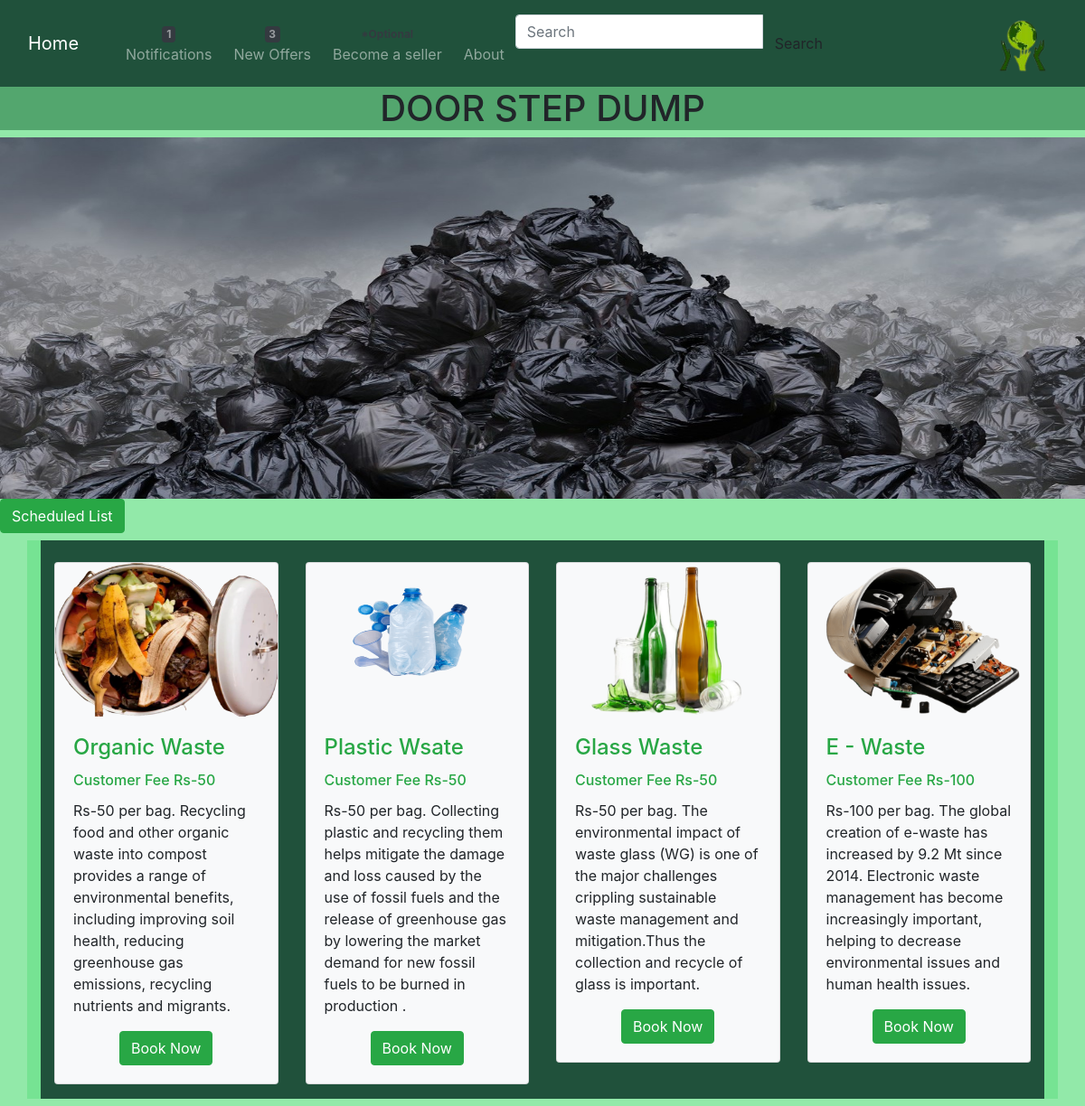
Page /customer/h on the committed database.
### customer/models.py (models this page shows)
class Categories(models.Model):
    category=models.CharField(max_length=100)
    customer_fee=models.IntegerField()
    description=models.CharField(max_length=300)
    image=models.FileField(upload_to='profile_images')

### customer/views.py (the view)
# urls.py: path('h',Userhome.as_view(),name='userh'),
class Userhome(ListView):
    template_name='userhome.html'
    model=Categories
    context_object_name='waste'

### customer/templates/userhome.html (shortened to what this page needs)
{% extends 'basereg.html' %}
{% load static %}
{% block nav %}
<h1 class="text-center" >DOOR STEP DUMP</h1>
 <div class="carousel">
    <img src="{% static 'images\waste.jpg'  %}" alt="image" height="400px "width='100%' >
  </div>
    <a href="{% url 'blist'  %}" class="btn btn-success">Scheduled List</a>
    <div class="container" id="c1">
      <div class="container my-2">
        <br>
        <div class="row">
          {% for i in waste %}
            <div class="col-md-3">
                <div class="card mb-3 bg-light">
                    <img src="{{i.image}}" id="b1"
                    class="card-img-top" alt=" " />
                    <div class="card-body text-center">
                        <h4 class="card-title text-success text-left"> {{i.category}}</h4>
                        <h6 class="card-title text-success text-left"> Customer Fee Rs-{{i.customer_fee}}</h6>
                        <p class="card-text text-left">{{i.description}}</p>
                        <a href="{% url 'book' i.id %}" class="btn btn-success">Book Now</a>
                    </div>
                </div>
            </div>
          {% endfor %}
        </div>
      </div>
    </div>
      {% endblock nav %}

### customer/templates/basereg.html (shortened to what this page needs)
{% load static %}
<!doctype html>
<html lang="en">
  <head>
    <link rel="stylesheet" href="{% static 'css\uhlist.css' %}">
    <link rel="stylesheet" href="https://stackpath.bootstrapcdn.com/bootstrap/4.3.1/css/bootstrap.min.css">
  </head>
  <body style="background-color: #6ce28cbd;">
<nav class="navbar navbar-expand-lg navbar-dark gradient-custom">
    <div class="container-fluid">
      <a class="navbar-brand" href="#">Home</a>
      <div class="collapse navbar-collapse" id="navbarSupportedContent">
        <ul class="navbar-nav me-auto d-flex flex-row mt-3 mt-lg-0">
          <li class="nav-item text-center mx-2 mx-lg-1">
            <a class="nav-link active" aria-current="page" href="#!">
            </a>
          </li>
          <li class="nav-item text-center mx-2 mx-lg-1">
            <a class="nav-link" href="#!">
              <div>
                <span class="badge  bg-dark">1</span>
              </div>
              Notifications
            </a>
          </li>
          <li class="nav-item text-center mx-2 mx-lg-1">
            <a class="nav-link " aria-disabled="true" href="#!">
              <div>
                <span class="badge  bg-dark">3</span>
              </div>
              New Offers
            </a>
          </li>
        <ul class="navbar-nav ms-auto d-flex flex-row mt-3 mt-lg-0">
          <li class="nav-item text-center mx-2 mx-lg-1">
            <a class="nav-link" href="#!">
              <div>
                <span class="badge rounded-pill badge-notification bg-transparent text-dark">*Optional </span>
              </div>
              Become a seller
            </a>
          </li>
          <li class="nav-item text-center mx-2 mx-lg-1">
            <a class="nav-link" href="#!">
              <div>
                <span class="badge rounded-pill badge-notification bg-transparent"> </span>
              </div>
              About
            </a>
          </li>
        </ul>
        <form class="d-flex input-group w-auto my-3 my-lg-0">
          <input type="search" class="form-control" placeholder="Search" aria-label="Search" />
          <button class="btn btn-outline-white" type="button" data-mdb-ripple-color="dark text-dark">
            Search
          </button>
        </form>
      </div>
      <img src="{% static 'images\earth.png' %}" alt="image" id="d1">
    </div>
  </nav>
  {% block nav %}
  {% endblock nav %}
  </body>
</html>

### customer/static/css/uhlist.css (style rules this page uses)
.btn { padding: .45rem 1.5rem .35rem; }
.gradient-custom { background: #6ce28cbd; background: -webkit-linear-gradient(to right, #20513b, #20513b); background: linear-gradient(to right, #20513b, #20513b) }
#c1 { background-color: #6ce28cbd ; }
#b1 { height: 170px; width: 200; }
h1 { background-color: #3d8f5abd; }
.container { background-color: #20513b; }
#d1 { height: 80px; }

### rows in the picture
Categories: image (picture), category "Organic Waste", customer_fee "50", description "Rs-50 per bag. Recycling food and other organic waste into compost provides a range of environmental benefits, including improving soil health, reducing greenhouse gas emissions, recycling nutrients and migrants."
Categories: image (picture), category "Plastic Wsate", customer_fee "50", description "Rs-50 per bag. Collecting plastic and recycling them helps mitigate the damage and loss caused by the use of fossil fuels and the release of greenhouse gas by lowering the market demand for new fossil fuels to be burned in production ."
Categories: image (picture), category "Glass Waste", customer_fee "50", description "Rs-50 per bag. The environmental impact of waste glass (WG) is one of the major challenges crippling sustainable waste management and mitigation.Thus the collection and recycle of glass is important."
Categories: image (picture), category "E - Waste", customer_fee "100", description "Rs-100 per bag. The global creation of e-waste has increased by 9.2 Mt since 2014. Electronic waste management has become increasingly important, helping to decrease environmental issues and human health issues."
